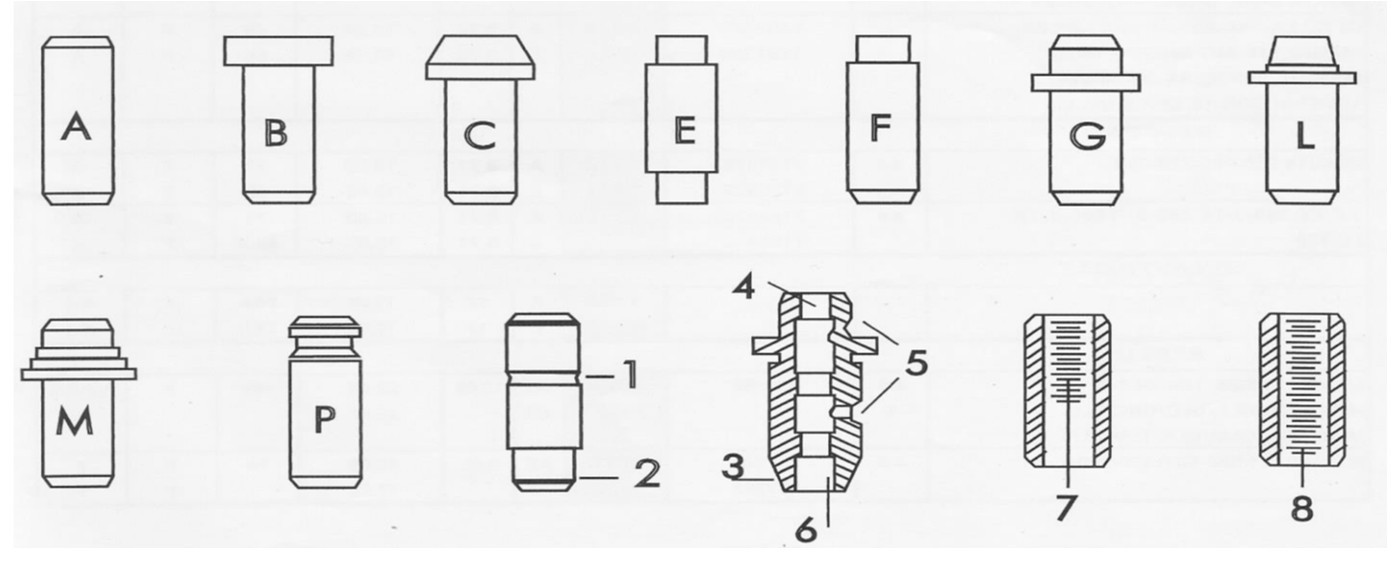
#> input picture CRAC/tecnicos/fuentes/ryc_formas.png, 1399 x 572 px
$ python recortar_formas_ryc.py
#> lines starting #> are read from the running program, lines starting #| are printed output that depends on the picture
#!/usr/bin/env python3
"""
Recorta los dibujos de forma de guía del catálogo RYC, uno por archivo, para
que la pantalla los pueda mostrar al lado del código.

    python3 scripts/recortar_formas_ryc.py

Se corre A MANO, solo si cambia la lámina de formas del catálogo (nunca pasó).
La salida (webapp/frontend/public/formas/*.png) se commitea.

QUÉ ES LA LÁMINA. La última página del catálogo RYC trae, en una sola imagen,
las nueve formas de cuerpo (A, B, C, E, F, G, L, M, P) y cuatro figuras con los
detalles numerados del 1 al 8. Por eso una forma se escribe "A-1-6": cuerpo A
con los detalles 1 y 6. La imagen entera está en
CRAC/tecnicos/fuentes/ryc_formas.png (sacada del PDF del catálogo, que no vive
en el repo), y de ahí salen los recortes.

CÓMO QUEDAN LIMPIOS. El escaneo tiene fondo gris y ruido de JPEG. Cada pixel se
convierte en negro con transparencia proporcional a lo oscuro que era: el fondo
desaparece del todo y las líneas conservan su antialias, así el dibujo se ve
nítido tanto en una fila blanca como en una beige, y a 34 px de alto en la
tabla o a 150 px en la lámina.

LAS CAJAS ESTÁN A MANO Y ESO ESTÁ BIEN. Se midieron una vez sobre la imagen
(ver `_verificar`, que avisa si alguna caja quedó cortando tinta). Detectarlas
solo por huecos de blanco separaría los números de su dibujo: el "1" y el "2"
son dos etiquetas de la MISMA figura, y el "4" cuelga por fuera del contorno.
"""
import os
import sys

import numpy as np
from PIL import Image

RAIZ = os.path.dirname(os.path.dirname(os.path.abspath(__file__)))
LAMINA = os.path.join(RAIZ, "CRAC", "tecnicos", "fuentes", "ryc_formas.png")
SALIDA = os.path.join(RAIZ, "webapp", "frontend", "public", "formas")

# nombre → (y0, y1, x0, x1) sobre la lámina de 1399×572.
CAJAS = {
    # Fila de arriba: las siete primeras formas de cuerpo.
    "A": (36, 205, 41, 114),
    "B": (36, 204, 223, 333),
    "C": (34, 204, 425, 535),
    "E": (35, 204, 644, 718),
    "F": (35, 204, 846, 919),
    "G": (34, 206, 1030, 1140),
    "L": (35, 204, 1247, 1356),
    # Fila de abajo: las otras dos formas y las cuatro figuras de detalles.
    "M": (275, 487, 20, 136),
    "P": (316, 488, 288, 362),
    "detalle-1-2": (312, 491, 504, 659),
    "detalle-3-6": (272, 542, 722, 927),
    "detalle-7": (314, 520, 1023, 1112),
    "detalle-8": (312, 521, 1259, 1346),
}

MARGEN = 5          # px de aire alrededor del dibujo
TINTA = 170         # más oscuro que esto es línea segura (para el chequeo)
CLARO, OSCURO = 215.0, 120.0   # rampa de transparencia


def _verificar(gris: np.ndarray) -> list[str]:
    """
    Avisa si a alguna caja le quedó tinta AFUERA, o sea si está cortando el
    dibujo. Es lo único que puede salir mal cuando se retoca una caja a mano, y
    en el recorte chico no se ve. Se mira el anillo de `MARGEN` px de alrededor:
    las cajas son ajustadas, así que la tinta toca los bordes de adentro a
    propósito — lo que no puede haber es tinta pegada por fuera.
    """
    alto, ancho = gris.shape
    problemas = []
    for nombre, (y0, y1, x0, x1) in CAJAS.items():
        ay0, ay1 = max(0, y0 - MARGEN), min(alto, y1 + 1 + MARGEN)
        ax0, ax1 = max(0, x0 - MARGEN), min(ancho, x1 + 1 + MARGEN)
        anillo = (gris[ay0:ay1, ax0:ax1] < TINTA).copy()
        anillo[y0 - ay0 : y1 + 1 - ay0, x0 - ax0 : x1 + 1 - ax0] = False
        if anillo.any():
            problemas.append(f"{nombre}: quedó tinta afuera de la caja, la está cortando")
    return problemas


def main():
    if not os.path.exists(LAMINA):
        raise SystemExit(f"Falta la lámina: {LAMINA}")

    gris = np.asarray(Image.open(LAMINA).convert("L")).astype(np.float32)
    for problema in _verificar(gris):
#> in _verificar, `alto, ancho = gris.shape`: alto = 572; ancho = 1399
        print(f"  ⚠ {problema}")
#> this loop made 0 passes

    os.makedirs(SALIDA, exist_ok=True)
    alto, ancho = gris.shape
#> alto = 572; ancho = 1399
    for nombre, (y0, y1, x0, x1) in CAJAS.items():
        recorte = gris[
            max(0, y0 - MARGEN) : min(alto, y1 + 1 + MARGEN),
            max(0, x0 - MARGEN) : min(ancho, x1 + 1 + MARGEN),
        ]
        alfa = np.clip((CLARO - recorte) / (CLARO - OSCURO), 0, 1)
        rgba = np.zeros((*recorte.shape, 4), dtype=np.uint8)
        rgba[..., 3] = (alfa * 255).astype(np.uint8)   # negro, con el alfa del trazo
        Image.fromarray(rgba, "RGBA").save(os.path.join(SALIDA, f"{nombre}.png"))
#> this loop made 13 passes
#> pass 1, in main, `recorte = gris[ max(0, y0 - MARGEN) : min(alto, y1 + 1 + MARGEN), max(..`:
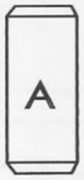
#> recorte: shape (180, 84) float32; min 43, max 255, mean 220.2
#> pass 1, in main, `alfa = np.clip((CLARO - recorte) / (CLARO - OSCURO), 0, 1)`:
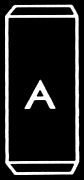
#> alfa: shape (180, 84) float32; min 0, max 1, mean 0.143
#> pass 1, in main, `Image.fromarray(rgba, "RGBA").save(os.path.join(SALIDA, f"{nombre}.png..`:
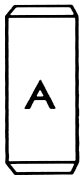
#> saved as A.png: PIL image 84x180 RGBA; mean R, G, B, A 0, 0, 0, 36.5; transparent parts drawn white
#> pass 2, in main, `recorte = gris[ max(0, y0 - MARGEN) : min(alto, y1 + 1 + MARGEN), max(..`:
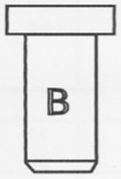
#> recorte: shape (179, 121) float32; min 46, max 255, mean 224.5
#> after the loop:
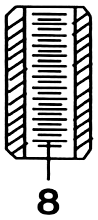
#> rgba: shape (220, 98, 4); mean of channels 0, 1, 2, 3 0, 0, 0, 69.1; transparent parts drawn white

    total = sum(os.path.getsize(os.path.join(SALIDA, f"{n}.png")) for n in CAJAS)
    print(f"✓ {len(CAJAS)} dibujos → {os.path.relpath(SALIDA, RAIZ)} ({total // 1024} KB en total)")
#| ✓ 13 dibujos → webapp/frontend/public/formas (66 KB en total)
    return 0


if __name__ == "__main__":
    sys.exit(main())
#> (the program exits here)
